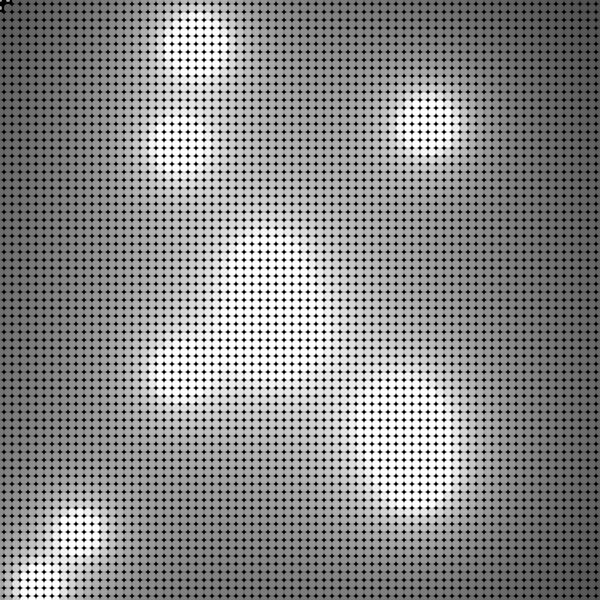
Frame 1 (no input)
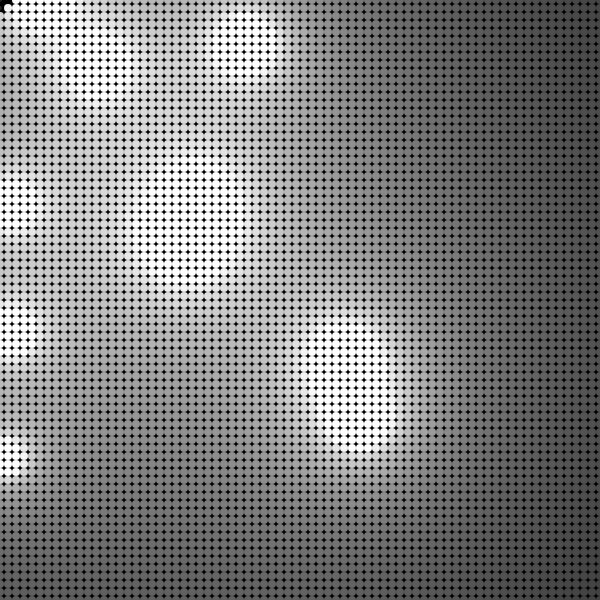
Frame 60 (no input)
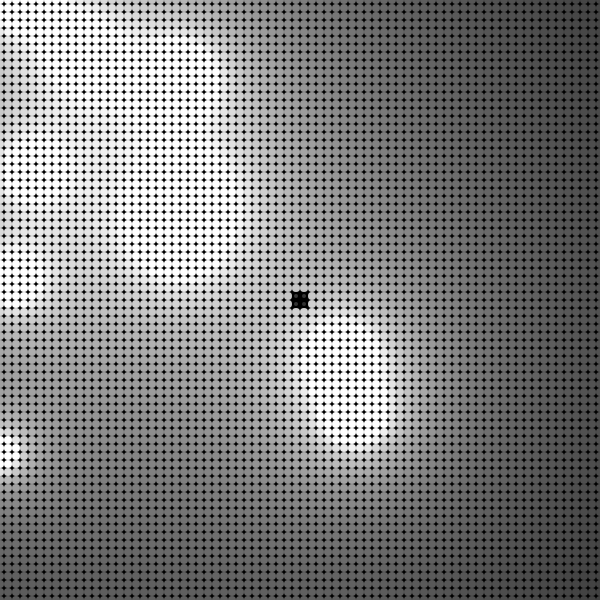
Frame 120 (the mouse pressed at the canvas centre since frame 60)

The p5.js sketch that drew these frames (run headless with seeded random() and noise() and a simulated clock; from frame 60 on, the mouse is pressed at the canvas centre):

// p5.js sketch
// ── sketch.js
// 2D metaballs that chase the cursor

let metaballs = [];

function setup() {
  createCanvas(600, 600);
  noStroke();
  noCursor();

  for (let i = 0; i < 10; i++) {
    metaballs.push(new Metaball(random(width), random(height)));
  }
}

function draw() {
  background(0);
  for (let x = 0; x <= width; x += 8) {
    for (let y = 0; y <= height; y += 8) {
      let sum = 0;
      for (const mb of metaballs) {
        const dx = mb.loc.x - x;
        const dy = mb.loc.y - y;
        const d = Math.sqrt(dx * dx + dy * dy);
        if (d > 0) sum += (2 * mb.r) / d;
      }
      const col = map(sum, 0, 100, 0, 255);
      let r = 8;
      if (dist(mouseX, mouseY, x, y) < 10) {
        fill(255 - col);
        r *= 0.5;
      } else {
        fill(col);
      }
      ellipse(x, y, r, r);
    }
  }

  for (const mb of metaballs) mb.run();
}

class Metaball {
  constructor(x, y) {
    this.loc = createVector(x, y);
    this.vel = createVector(0, 0);
    this.acc = createVector(0, 0);
    this.maxspeed = random(1, 8);
    this.maxforce = random(0.05, 0.4);
    this.r = random(300, 900);
  }

  run() {
    this.follow();
    this.update();
  }

  follow() {
    const desired = createVector(mouseX - width / 2, mouseY - height / 2);
    desired.setMag(this.maxspeed);
    const steer = p5.Vector.sub(desired, this.vel);
    steer.limit(this.maxforce);
    this.acc.add(steer);
  }

  update() {
    this.vel.add(this.acc);
    this.vel.limit(this.maxspeed);
    this.loc.add(this.vel);
    this.acc.mult(0);

    if (this.loc.x > width || this.loc.x < 0) this.vel.x *= -random(0.5, 1.5);
    if (this.loc.y > height || this.loc.y < 0) this.vel.y *= -random(0.5, 1.5);
  }
}
